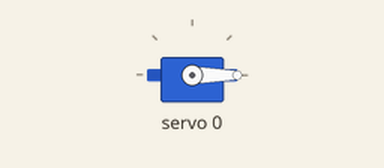
Recording of a sketch running on a simulated Arduino Uno, built for the host (arithmetic inside an expression is 32-bit, double 64-bit). On the bench: servo. What the sketch prints to the serial monitor is not drawn.

Above: at 2.35 s.
At 4.55 s:
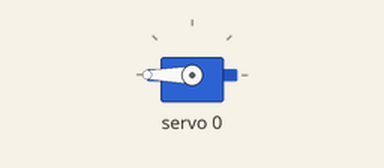
At 6.8 s:
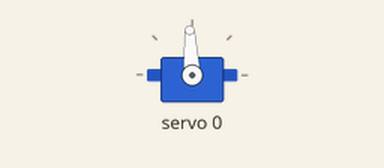
Timing chart, 0 to 8.2 s (numbered marks = the images above):
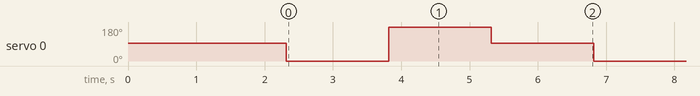

The sketch:

car2_pca_i2c_servo_test.ino
```cpp
// 排查用：先掃Wire1上的I2C裝置確認PCA9685真的有回應，再讓CH0(轉向servo)
// 來回擺動，用servo有沒有動來區分「PCA9685/I2C整體有沒有問題」還是
// 「只有馬達驅動那段(方向腳/PWM/驅動板)有問題」。

#include <Arduino.h>
#include <Wire.h>
#include <Adafruit_PWMServoDriver.h>

Adafruit_PWMServoDriver pwm = Adafruit_PWMServoDriver(0x40, Wire1);

const uint8_t CH_STEER = 0;
const uint16_t STEER_MIN_US = 500;
const uint16_t STEER_MAX_US = 2500;
const uint16_t STEER_CENTER_US = 1500;

void scanI2C() {
  Serial.println(F("=== Wire1 I2C scan ==="));
  uint8_t found = 0;
  for (uint8_t addr = 1; addr < 127; addr++) {
    Wire1.beginTransmission(addr);
    uint8_t err = Wire1.endTransmission();
    if (err == 0) {
      Serial.print(F("Found device at 0x"));
      if (addr < 16) Serial.print('0');
      Serial.println(addr, HEX);
      found++;
    }
  }
  if (found == 0) {
    Serial.println(F("No I2C device found on Wire1!"));
  } else {
    Serial.print(found);
    Serial.println(F(" device(s) found."));
  }
  Serial.println(F("======================="));
}

void setup() {
  Serial.begin(115200);
  delay(300);
  Wire1.begin();
  scanI2C();

  pwm.begin();
  pwm.setPWMFreq(50);
  pwm.writeMicroseconds(CH_STEER, STEER_CENTER_US);
  Serial.println(F("=== servo已置中，2秒後開始來回擺動 ==="));
  delay(2000);
}

void loop() {
  Serial.println(F("servo -> 最左(500us)"));
  pwm.writeMicroseconds(CH_STEER, STEER_MIN_US);
  delay(1500);

  Serial.println(F("servo -> 最右(2500us)"));
  pwm.writeMicroseconds(CH_STEER, STEER_MAX_US);
  delay(1500);

  Serial.println(F("servo -> 置中(1500us)"));
  pwm.writeMicroseconds(CH_STEER, STEER_CENTER_US);
  delay(1500);
}
```

Measured:
- by itself, servo 0: repeats every 4.5 s: 180° 1.5 s, 93° 1.5 s, 0° 1.5 s
